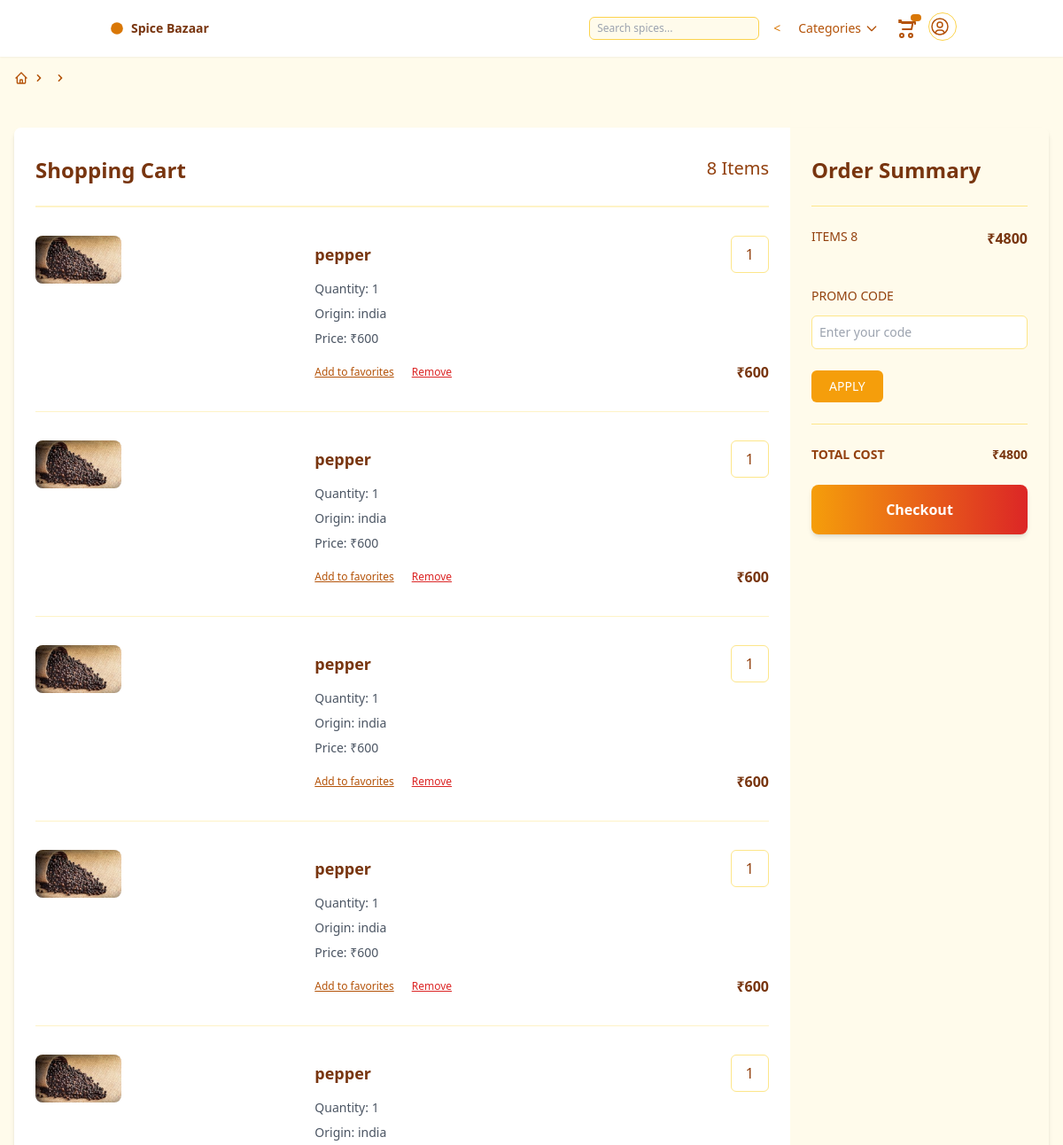
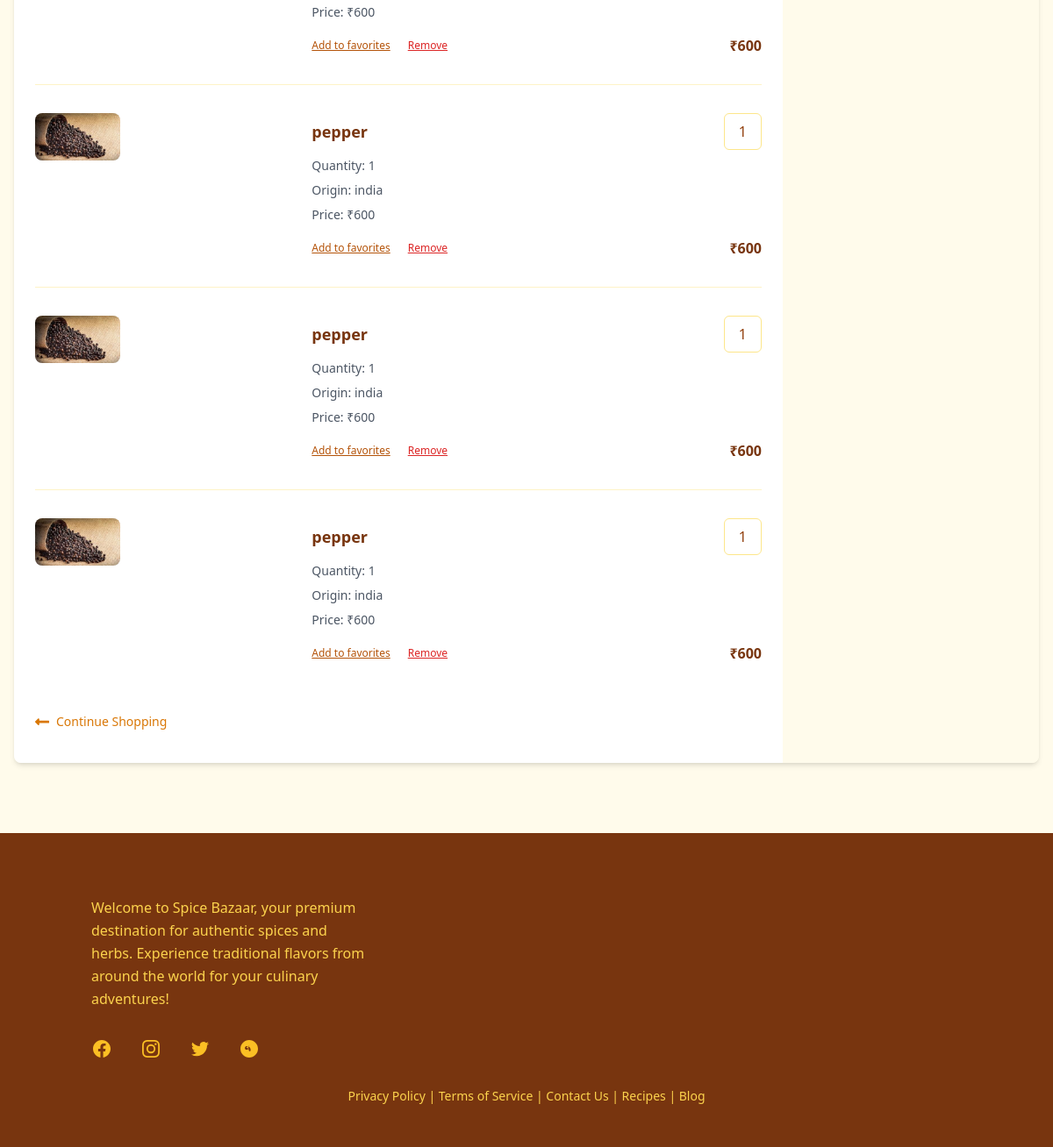
/store/cart-summary (signed in), run on an earlier commit of the app's database (2 pictures, top to bottom).
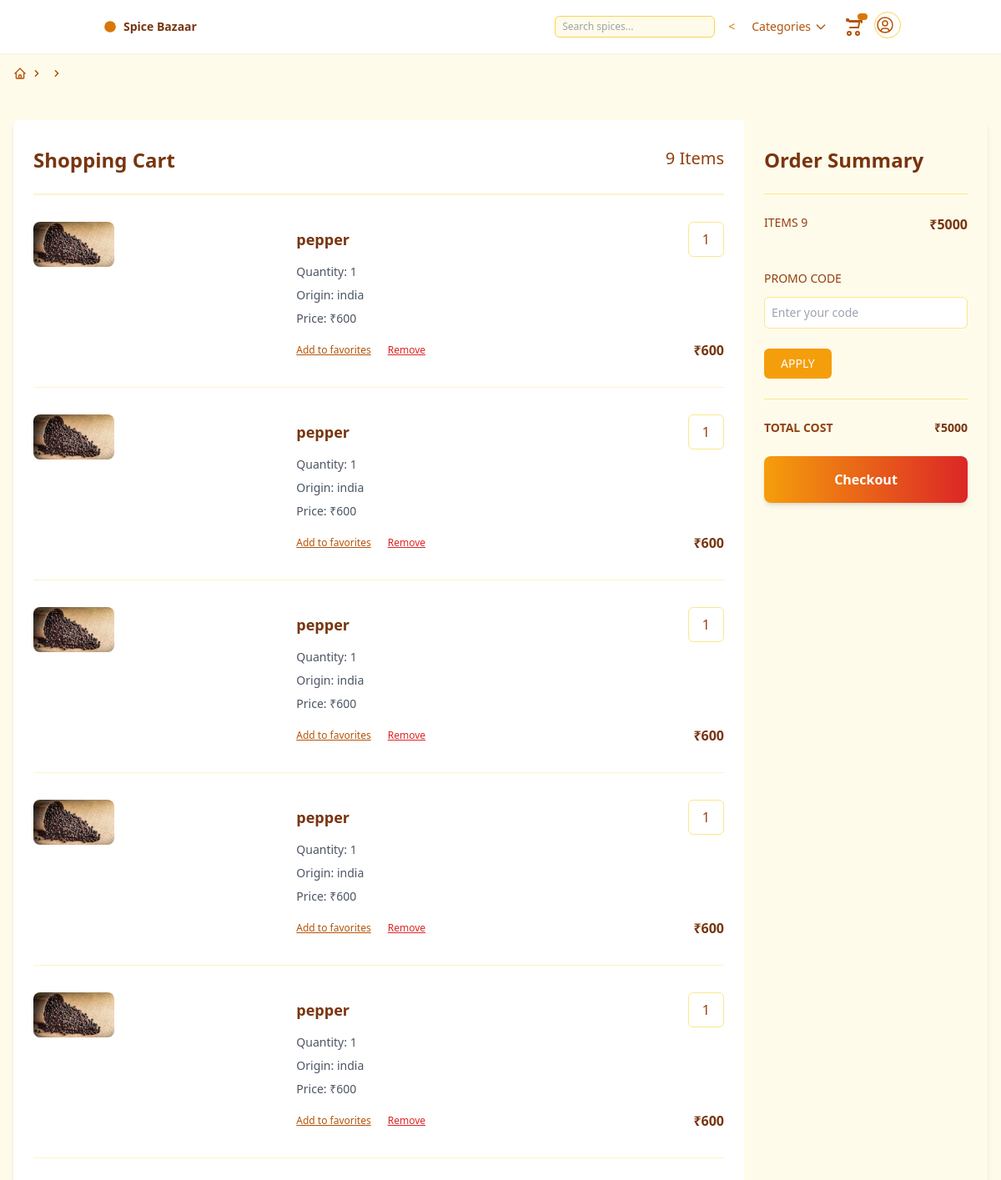
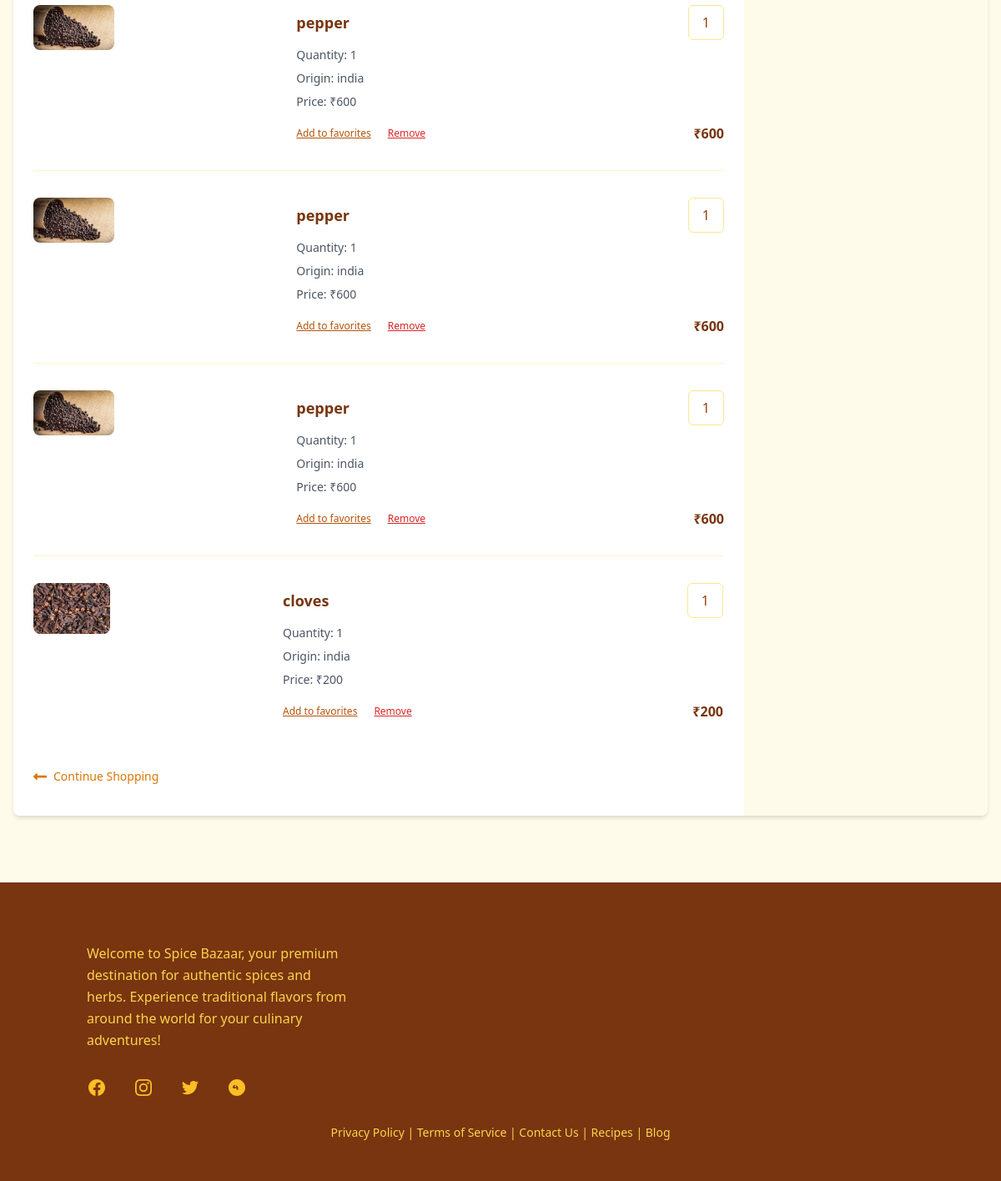
And on a later commit of the database (2 pictures, top to bottom).
### store/models.py (models this page shows, shortened)
class BaseModel(models.Model):
    created_date=models.DateTimeField(auto_now_add=True)
    updated_date=models.DateTimeField(auto_now=True)
    is_active=models.BooleanField(default=True)

class BasketItem(BaseModel):
    spice_object=models.ForeignKey(Spice,on_delete=models.CASCADE)
    quantity=models.PositiveIntegerField(default=1)
    is_order_placed=models.BooleanField(default=False)
    basket_object=models.ForeignKey(Basket,on_delete=models.CASCADE,related_name="cart_item")
    @property
    def item_total(self):
        return self.spice_object.price*self.quantity

class Spice(BaseModel):
    title=models.CharField(max_length=200)
    description=models.TextField()
    price=models.PositiveIntegerField()
    picture=models.ImageField(upload_to="spice_images",null=True,blank=True)
    origin_object=models.ForeignKey(Origin,on_delete=models.CASCADE)
    category_object=models.ForeignKey(Category,on_delete=models.CASCADE)
    quality_objects=models.ManyToManyField(Quality)
    stock_quantity=models.PositiveIntegerField(default=1)

class Origin(BaseModel):
    name=models.CharField(max_length=200)
    def __str__(self):
        return self.name

### store/views.py (the view)
# urls.py: path('cart-summary',views.CartSummaryView.as_view(),name="cart-summary"),
class CartSummaryView(View):
    template_name = "cart_summary.html"
    def get(self, request, *args, **kwargs):
        if not hasattr(request.user, 'cart'):
            new_cart = Basket.objects.create(user=request.user)
            request.user.refresh_from_db()
        qs = BasketItem.objects.filter(basket_object=request.user.cart, is_order_placed=False)
        basket_item_count = qs.count()
        basket_total = sum([bi.item_total for bi in qs])
        return render(request, self.template_name, {"basket_items": qs, "basket_total": basket_total, "basket_item_count": basket_item_count})

### store/templates/cart_summary.html (shortened to what the changed rows need)
{%extends 'b.html'%}
{%block main_block%}
<div class="mx-auto max-w-screen-xl px-4 pb-12">
  <div class="rounded-lg overflow-hidden shadow-md my-8">
    <div class="sm:flex">
      <div class="w-full sm:w-3/4 bg-white px-6 py-8">
        <div class="flex justify-between border-b border-amber-100 pb-6">
          <h1 class="text-2xl font-bold text-amber-900">Shopping Cart</h1>
          <h2 class="text-xl font-medium text-amber-800">{{basket_item_count}} Items</h2>
        </div>
        {%for bi in basket_items%}
        <div class="md:flex items-stretch py-6 md:py-8 border-t border-amber-100">
          {%if bi.spice_object.picture%}
          <a href="{% url 'store:product-detail' bi.spice_object.id %}"><div class="md:w-1/3 w-full">
            <img src="{{bi.spice_object.picture.url}}" alt="{{bi.spice_object.title}}" class="h-full object-cover md:block hidden rounded-lg" />
          </div></a>
          {%endif%}
          <div class="md:pl-6 md:w-2/3 flex flex-col justify-center">
            <div class="flex items-center justify-between w-full">
              <p class="text-lg font-bold text-amber-900">{{bi.spice_object.title}}</p>
              <span class="py-2 px-4 border border-amber-200 rounded-md text-amber-800 font-medium">
                {{bi.quantity}}
              </span>
            </div>
            <p class="text-sm text-gray-600 pt-2">Quantity: {{bi.quantity}}</p>
            <p class="text-sm text-gray-600 py-2">Origin: {{bi.spice_object.origin_object|default:"Mixed"}}</p>
            <p class="text-sm text-gray-600">Price: ₹{{bi.spice_object.price}}</p>
            <div class="flex items-center justify-between pt-4">
              <div class="flex items-center">
                <button class="text-xs underline text-amber-700 hover:text-amber-900 cursor-pointer">
                  Add to favorites
                </button>
                <a href="{%url 'store:delete' bi.id%}" class="text-xs underline text-red-600 hover:text-red-700 pl-5 cursor-pointer">
                  Remove
                </a>
              </div>
              <p class="font-bold text-amber-900">₹{{bi.item_total}}</p>
            </div>
          </div>
        </div>
        {%endfor%}
      </div>
      <div id="summary" class="w-full sm:w-1/4 bg-amber-50 px-6 py-8">
        <h1 class="text-2xl font-bold text-amber-900 border-b border-amber-200 pb-6">Order Summary</h1>
        <div class="flex justify-between mt-6 mb-4">
          <span class="font-medium text-sm uppercase text-amber-800">Items {{basket_item_count}}</span>
          <span class="font-bold text-amber-900">₹{{basket_total}}</span>
        </div>
        <div class="border-t border-amber-200 mt-6">
          <div class="flex font-bold justify-between py-6 text-sm uppercase">
            <span class="text-amber-800">Total cost</span>
            <span class="text-amber-900">₹{{basket_total}}</span>
          </div>
        </div>
      </div>
    </div>
  </div>
</div>
{%endblock%}

What changed in the data, as far as the page shows it:
added BasketItem: spice_object.picture (picture), spice_object "cloves", quantity "1", spice_object.origin_object "india", spice_object.price "200", item_total "200"
Also different on the page:
{{ basket_item_count }}: "8" → "9"
{{ basket_total }}: "4800" → "5000"
